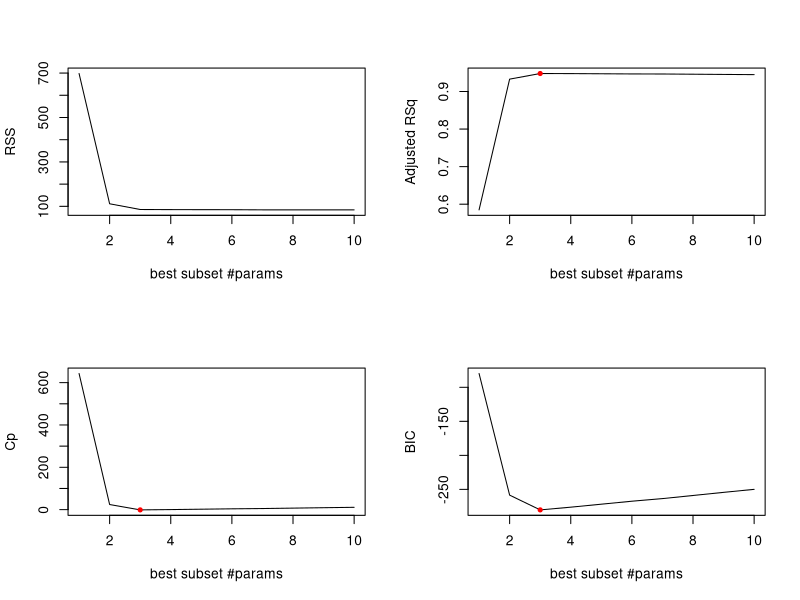
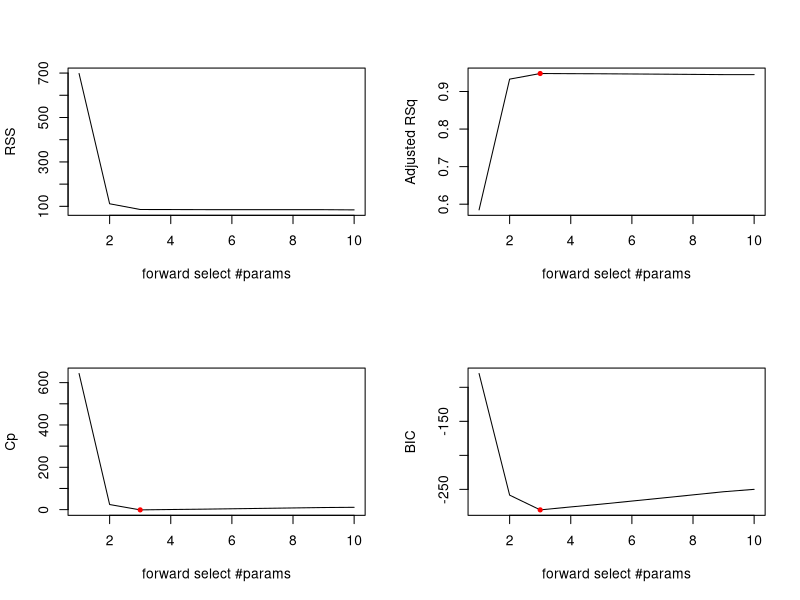
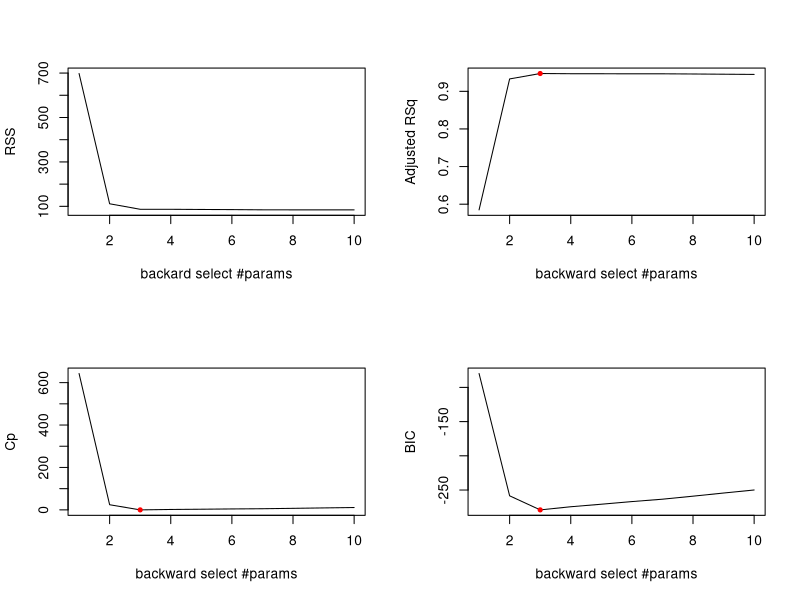

These charts were generated, in order, by the following R code:
##ch6-exercises-applied


# rm(list=ls());setwd("~/Dropbox/cs/bigdata/lagunita/tibshirani/ch6-ModelSelection/");source("ch6-ex-applied.R")


require(leaps)


### applied exercies
print("ex 8")

set.seed(1)
##a)
n<-100
x<-rnorm(n)
epsilon <-rnorm(n) 
##b)

beta0<- 3
beta1<- 2
beta2<- -3
beta3<- 0.3

y<-beta0 + beta1*x + beta2*x^2 + beta3*x^3 + epsilon

#c)
dataset <- data.frame(y,x,x^2,x^3,x^4,x^5,x^6,x^7,x^8,x^9,x^10)
colnames(dataset) <- c("response", "x1", "x2", "x3", "x4", "x5"
					  ,"x6", "x7", "x8", "x9", "x10")
p_feats<-10
regfit.full<-regsubsets(response~., data=dataset, nvmax=p_feats)
reg.summary<-summary(regfit.full)
print(reg.summary)

par(mfrow=c(2,2))
plot(reg.summary$rss ,xlab="best subset #params",ylab="RSS",type="l")

plot(reg.summary$adjr2, xlab="best subset #params",ylab="Adjusted RSq", type="l")
ar2_idx<-which.max(reg.summary$adjr2)
points(ar2_idx, reg.summary$adjr2[ar2_idx],col="red", cex=1, pch=20)

plot(reg.summary$cp, xlab="best subset #params",ylab="Cp", type="l")
cp_idx<-which.min(reg.summary$cp)
points(cp_idx, reg.summary$cp[cp_idx],col="red", cex=1, pch=20)

plot(reg.summary$bic, xlab="best subset #params",ylab="BIC", type="l")
bic_idx<-which.min(reg.summary$bic)
points(bic_idx, reg.summary$bic[bic_idx],col="red", cex=1, pch=20)

print("all measures are at minimum for a model with 3 variables")

#d) forward selection

regfit.fwd<-regsubsets(response~., data=dataset, nvmax=p_feats, method="forward")
reg.summary<-summary(regfit.fwd)

dev.new()
par(mfrow=c(2,2))
plot(reg.summary$rss ,xlab="forward select #params",ylab="RSS",type="l")

plot(reg.summary$adjr2, xlab="forward select #params",ylab="Adjusted RSq", type="l")
ar2_idx<-which.max(reg.summary$adjr2)
points(ar2_idx, reg.summary$adjr2[ar2_idx],col="red", cex=1, pch=20)

plot(reg.summary$cp, xlab="forward select #params",ylab="Cp", type="l")
cp_idx<-which.min(reg.summary$cp)
points(cp_idx, reg.summary$cp[cp_idx],col="red", cex=1, pch=20)

plot(reg.summary$bic, xlab="forward select #params",ylab="BIC", type="l")
bic_idx<-which.min(reg.summary$bic)
points(bic_idx, reg.summary$bic[bic_idx],col="red", cex=1, pch=20)

#backard selection

regfit.bwd<-regsubsets(response~., data=dataset, nvmax=p_feats, method="backward")
reg.summary<-summary(regfit.bwd)

dev.new()
par(mfrow=c(2,2))
plot(reg.summary$rss ,xlab="backard select #params",ylab="RSS",type="l")

plot(reg.summary$adjr2, xlab="backward select #params",ylab="Adjusted RSq", type="l")
ar2_idx<-which.max(reg.summary$adjr2)
points(ar2_idx, reg.summary$adjr2[ar2_idx],col="red", cex=1, pch=20)

plot(reg.summary$cp, xlab="backward select #params",ylab="Cp", type="l")
cp_idx<-which.min(reg.summary$cp)
points(cp_idx, reg.summary$cp[cp_idx],col="red", cex=1, pch=20)

plot(reg.summary$bic, xlab="backward select #params",ylab="BIC", type="l")
bic_idx<-which.min(reg.summary$bic)
points(bic_idx, reg.summary$bic[bic_idx],col="red", cex=1, pch=20)


print("for backward and forward selection results are identical as for best subset selection")

##see coefs
print(coefficients(regfit.full , id=3))
print(coefficients(regfit.fwd , id=3))
print(coefficients(regfit.bwd , id=3))

##e) lasso)
require(glmnet)

xv <- model.matrix(response~., data=dataset)[,-1]
yv <- dataset$response
set.seed(1)
grid <- 10^seq(10,-2,length=100)
lasso.mod <- glmnet(xv, yv, alpha=1, lambda=grid)
